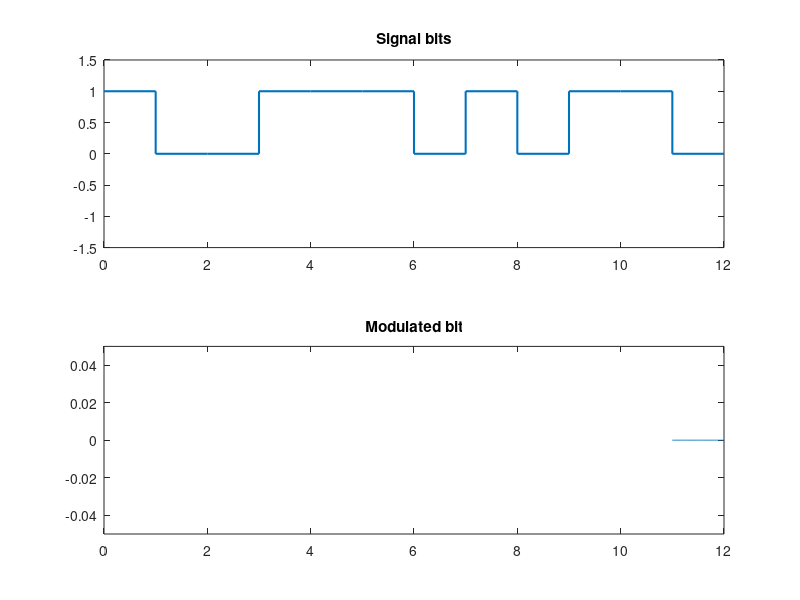
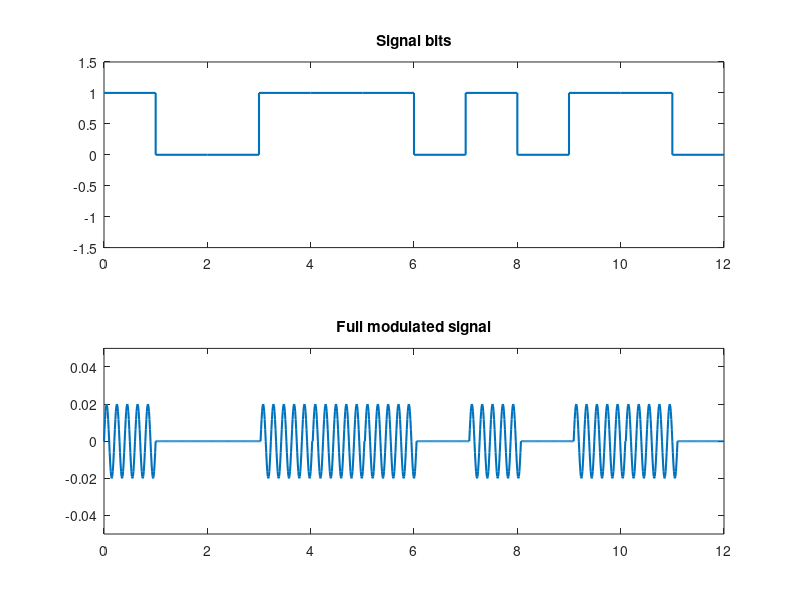

Here is the MATLAB script that generated these plots, in order:
clc;clear;close all;

b = [1 0 0 1 1 1 0 1 0 1 1 0];
t = 0:0.01:1; %time of one pulse
T = 0:0.01:length(b); %time of the entire signal
Signal = [];
Fc = 5; %carrier frequency

for i=1:length(b)
    subplot(2,1,1)
    stairs(0:length(b), [b b(end)], 'LineWidth', 1.5)
    title('Signal bits')
    ylim([-1.5 1.5])
    xlim([0 length(b)])

    s= b(i).*sin(2.*pi.*Fc.*t)./(sum(abs(sin(2.*pi.*Fc.*t)).^2));
    subplot(2,1,2)
    plot(t + (i-1), s, LineWidth=1.2)
    title('Modulated bit')
    xlim([0 length(b)])
    ylim([-0.05 0.05])

    drawnow
    pause(0.5)

    Signal = cat(2, Signal, s); %gathering the modulated bits
end
close
figure

subplot(2,1,1)
stairs(0:length(b), [b b(end)], 'LineWidth', 1.5)
title('Signal bits')
ylim([-1.5 1.5])
xlim([0 length(b)])

subplot(2,1,2)
plot(T, Signal(1:end-(length(b)-1)), 'LineWidth',1.5)
title('Full modulated signal')
xlim([0 length(b)])
ylim([-0.05 0.05])


